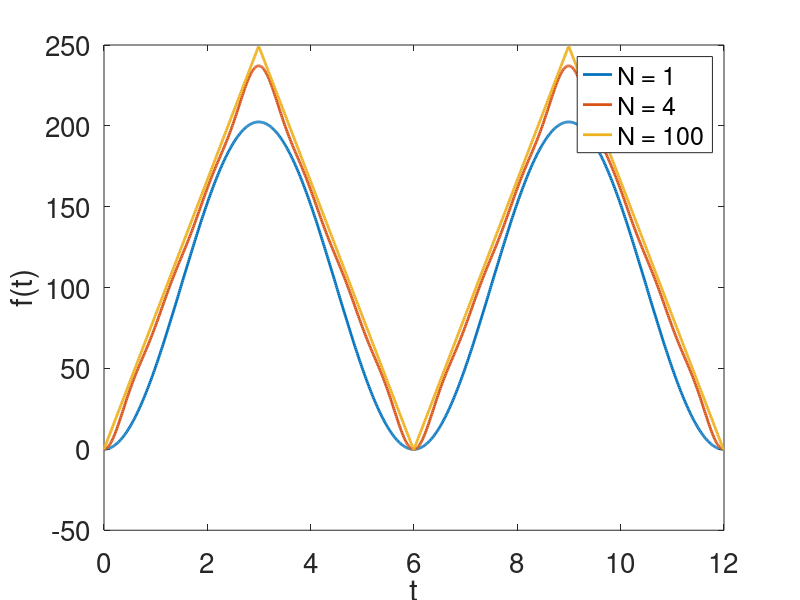
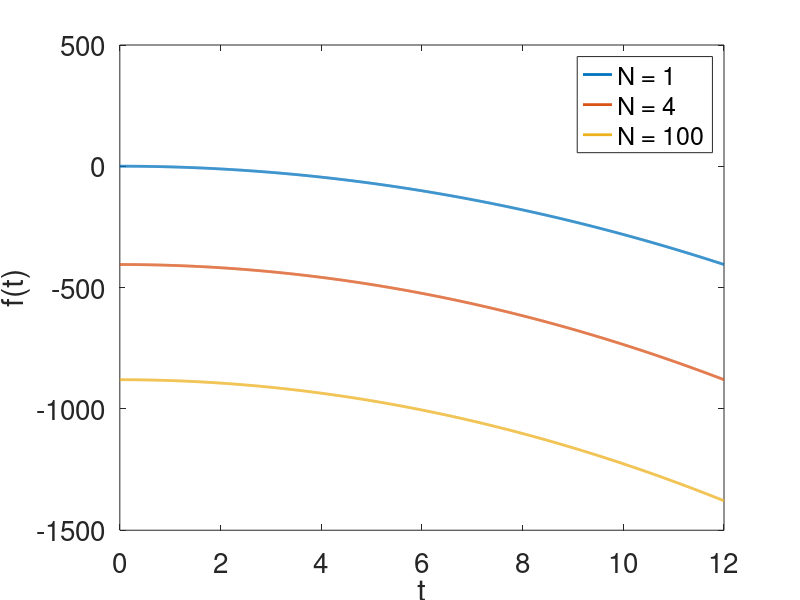

Write the MATLAB code that produced these figures, in order. (Note: this script raises an error after producing the figures.)
% Chris Kreienkamp, 901965168
% Wed, Dec 6, 2017
% AME Lab I, HW3

clear all
close all
clc


%% 2A
T = 6;
range = 2*T;
output = 0;
sample = 1000;

for N = [1,4,100]
    t = linspace(0,2*T,sample);
    f = zeros(sample,1);
    for i = 1:sample
        input = t(i);
        for n = 1:N
            fnew = 1/(2*n-1)*sin((2*n-1)*2*pi/T*input);
            output = output+fnew;
        end
        f(i) = 4/pi*output;
    end
    figure(1)
    plot(t,f,'Linewidth',2); hold on
end
legend('N = 1','N = 4','N = 100','Location','Best')
xlabel('t'); ylabel('f(t)')
set(gca,'FontSize',20)


%% 2B
for N = [1,4,100]
    t = linspace(0,2*T,sample);
    f = zeros(sample,1);
    for i = 1:sample
        input = t(i);
        for n = 1:N
            fnew = 4/pi^2*((cos(2*pi*(2*n-1)))/T*input)/(2*n-1)^2;
            output = output+fnew;
        end
        f(i) = 1/2-output;
    end
    figure(2)
    plot(t,f,'Linewidth',2); hold on
end
figure(2)
legend('N = 1','N = 4','N = 100','Location','Best')
xlabel('t'); ylabel('f(t)')
set(gca,'FontSize',20)


%% 7
clear
clc
transmission = xlsread('transmission_lifetimes.xlsx');
transmission = transmission(1:500,1);
mean = mean(transmission);
s = std(transmission);
Nbins = 30;
xmax = max(transmission);
xmin = min(transmission);
N = length(transmission);
x = linspace(0,3*10^5,10^7);
rho = (xmax-xmin)*N/(Nbins*s*sqrt(2*pi)).*exp(-(x-mean).^2/(2*s^2));

figure(3)
histogram(transmission,Nbins); hold on
plot(x,rho,'r-','Linewidth',3); hold off
xlabel('Frequency'); ylabel('Transmission Mileage')
legend('Actual Distribution','Theoretical Distribution')
set(gca,'FontSize',20)
